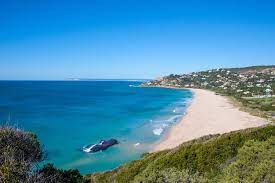
#> input picture img/descargar.jfif, 275 x 183 px
$ python Ejercicio2.py
#> lines starting #> are read from the running program, lines starting #| are printed output that depends on the picture
import numpy as np
import cv2 as cv

# This is a sample Python script.

# Press Mayús+F10 to execute it or replace it with your code.
# Press Double Shift to search everywhere for classes, files, tool windows, actions, and settings.


def print_hi(name):
    # Use a breakpoint in the code line below to debug your script.
    print(f'Hi, {name}')  # Press Ctrl+F8 to toggle the breakpoint.

img = cv.imread('../img/descargar.jfif')
#> img is the input picture: shape (183, 275, 3); mean B, G, R 169.5, 137.9, 71.3

#r, g, b = cv.split(img)
#img2 = 0.299 * r + 0.587 * g + 0.114 * b
#

img3=cv.cvtColor(img, cv.COLOR_RGB2GRAY)
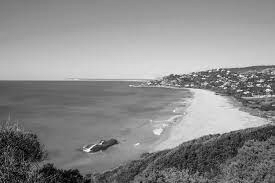
#> img3: shape (183, 275); min 0, max 254, mean 139.7


#imgGrayHSI=1/3*(r+g+b)


# Press the green button in the gutter to run the script.


cv.imshow('img2', img3.astype('uint8'))

cv.imwrite('../img/desc.jpg', img3)

cv.waitKey(0)
# See PyCharm help at https://www.jetbrains.com/help/pycharm/
